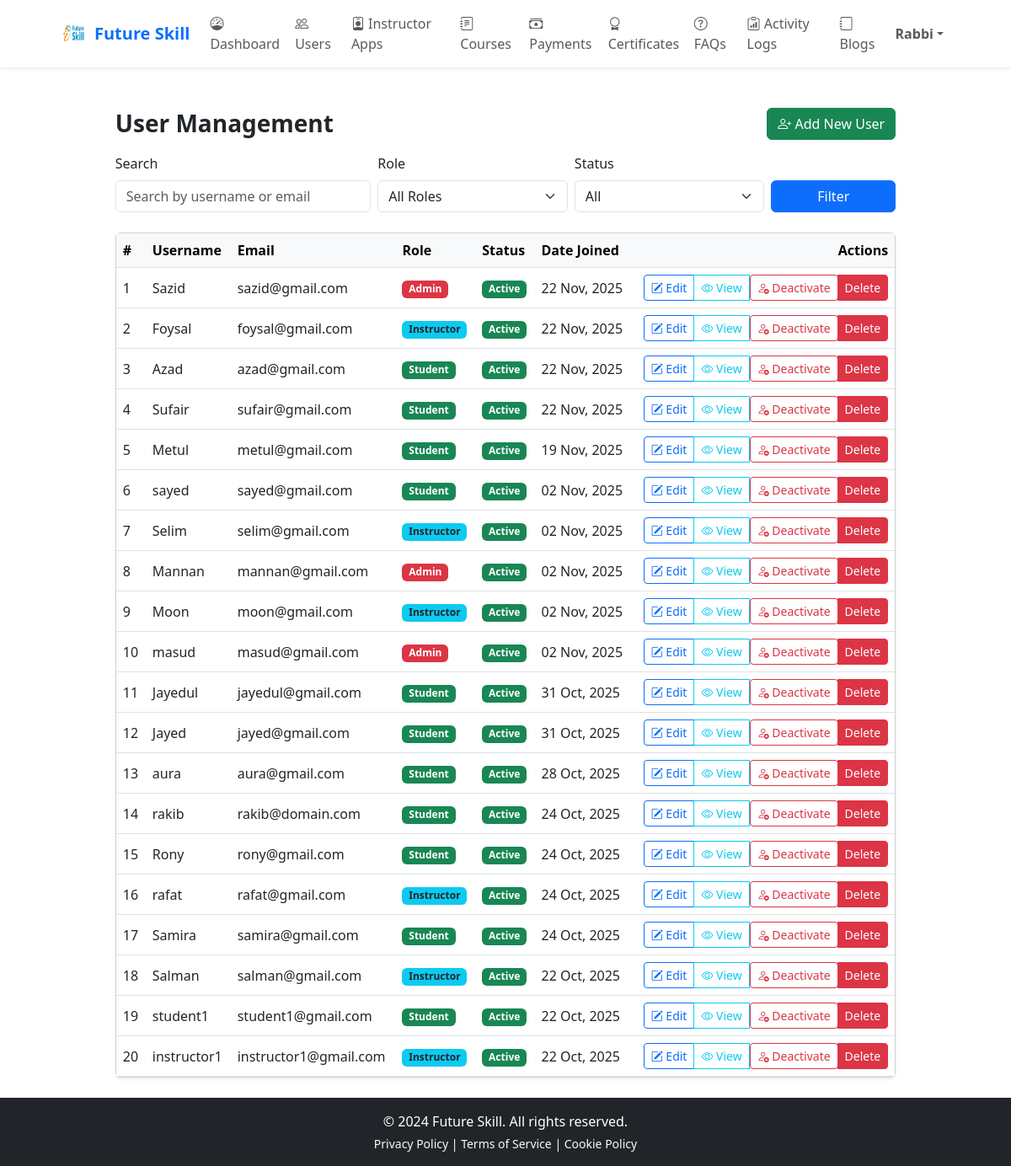
Page /admin-panel/users/ (signed in) on the committed database.
### apps/accounts/models.py (models this page shows, shortened)
class User(AbstractUser):
    STUDENT = "student"
    INSTRUCTOR = "instructor"
    ADMIN = "admin"
    LEARNER = "learner"
    ROLE_CHOICES = (
        (STUDENT, "Student"),
        (INSTRUCTOR, "Instructor"),
        (ADMIN, "Admin"),
    )
    role = models.CharField(
        max_length=20,
        choices=ROLE_CHOICES,
        default=STUDENT,
    )
    avatar = models.ImageField(upload_to="avatars/", null=True, blank=True)
    is_approved = models.BooleanField(default=False)

### apps/admin_tools/views.py (the view)
# urls.py: path("users/", views.user_management_list, name="user_management_list"),
@admin_required
def user_management_list(request):
    q = request.GET.get("q", "").strip()
    role = request.GET.get("role", "").strip()
    status = request.GET.get("status", "").strip()
    qs = User.objects.all().order_by("-date_joined")
    if q:
        qs = qs.filter(username__icontains=q) | qs.filter(email__icontains=q)
    if role:
        qs = qs.filter(role=role)
    if status:
        if status == "active":
            qs = qs.filter(is_active=True)
        elif status == "inactive":
            qs = qs.filter(is_active=False)
    paginator = Paginator(qs, 20)
    page = request.GET.get("page", 1)
    users_page = paginator.get_page(page)
    context = {
        "users": users_page,
        "q": q,
        "role": role,
        "status": status,
    }
    return render(request, "admin_tools/user_management_list.html", context)

### apps/admin_tools/views.py (called while the page is built)
def is_admin(user):
    return user.is_authenticated and user.role == "admin"

### apps/core/context_processors.py (called while the page is built, shortened)
def user_role_context(request):
    user = getattr(request, "user", None)
    role = getattr(user, "role", None)
    is_student = role in ("student", "learner")
    is_instructor = role == "instructor"
    is_admin = role == "admin" or getattr(user, "is_staff", False)
    return {
        "user_role": role,
        "is_student_user": is_student,
        "is_instructor_user": is_instructor,
        "is_admin_user": is_admin,
    }

### templates/admin_tools/user_management_list.html (shortened to what this page needs)
{% extends "base.html" %}
{% load static %}
{% block content %}
<link rel="stylesheet" href="{% static 'admin_tools/css/admin.css' %}">
<div class="container mt-4">
  <div class="d-flex justify-content-between align-items-center mb-3">
    <h3 class="fw-bold mb-0">User Management</h3>
    <a href="{% url 'admin_tools:user_create' %}" class="btn btn-success">
      <i class="bi bi-person-plus"></i> Add New User
    </a>
  </div>
<form method="get" class="row g-2 mb-4 align-items-end">
    <div class="col-md-4">
      <label class="form-label">Search</label>
      <input type="text" name="q" value="{{ query }}" class="form-control" placeholder="Search by username or email">
    </div>
    <div class="col-md-3">
      <label class="form-label">Role</label>
      <select name="role" class="form-select">
        <option value="">All Roles</option>
      </select>
    </div>
    <div class="col-md-3">
      <label class="form-label">Status</label>
      <select name="status" class="form-select">
        <option value="">All</option>
      </select>
    </div>
    <div class="col-md-2 d-grid">
      <button type="submit" class="btn btn-primary">Filter</button>
    </div>
  </form>
  <div id="userTableContainer">
    {% include 'admin_tools/user_table_partial.html' %}
  </div>
</div>
<div class="position-fixed bottom-0 end-0 p-3" style="z-index: 9999;">
</div>
{% endblock %}

### templates/partials/header_admin.html (shortened to what this page needs)
{% load static %}
<nav class="navbar navbar-expand-lg navbar-light bg-white shadow-sm sticky-top">
  <div class="container">
    <a class="navbar-brand d-flex align-items-center fw-bold" href="{% url 'admin_tools:dashboard' %}">
      <img src="{% static 'images/logo.png' %}" width="32" height="32" class="me-2" alt="Future Skill">
      <span class="text-primary">Future Skill</span>
    </a>
    <div class="collapse navbar-collapse" id="adminTopNav">
      <ul class="navbar-nav me-auto">
        <li class="nav-item"><a class="nav-link" href="{% url 'admin_tools:dashboard' %}"><i class="bi bi-speedometer"></i> Dashboard</a></li>
        <li class="nav-item"><a class="nav-link" href="{% url 'admin_tools:user_management_list' %}"><i class="bi bi-people"></i> Users</a></li>
        <li class="nav-item"><a class="nav-link" href="{% url 'admin_tools:instructor_applications' %}"><i class="bi bi-person-badge"></i> Instructor Apps</a></li>
        <li class="nav-item"><a class="nav-link" href="{% url 'admin_tools:admin_course_list' %}"><i class="bi bi-journal-text"></i> Courses</a></li>
        <li class="nav-item"><a class="nav-link" href="{% url 'payments:admin_payments' %}"><i class="bi bi-cash-stack"></i> Payments</a></li>
        <li class="nav-item"><a class="nav-link" href="{% url 'admin_tools:certificate_list' %}"><i class="bi bi-award"></i> Certificates</a></li>
        <li class="nav-item"><a class="nav-link" href="{% url 'admin_tools:faq_manage' %}"><i class="bi bi-question-circle"></i> FAQs</a></li>
        <li class="nav-item"><a class="nav-link" href="{% url 'admin_tools:admin_logs' %}"><i class="bi bi-clipboard-data"></i> Activity Logs</a></li>
        <li class="nav-item"><a class="nav-link" href="{% url 'admin_tools:blog_admin_list' %}"><i class="bi bi-journal"></i> Blogs</a></li>
      </ul>
      <ul class="navbar-nav ms-auto align-items-center">
        <li class="nav-item dropdown">
          <a class="nav-link dropdown-toggle fw-semibold" href="#" data-bs-toggle="dropdown">{{ request.user.get_full_name|default:request.user.username }}</a>
        </li>
      </ul>
    </div>
  </div>
</nav>

### templates/admin_tools/user_table_partial.html (shortened to what this page needs)
<div class="card shadow-sm">
  <div class="card-body p-0">
    <table class="table table-hover align-middle mb-0">
      <thead class="table-light">
        <tr>
          <th>#</th>
          <th>Username</th>
          <th>Email</th>
          <th>Role</th>
          <th>Status</th>
          <th>Date Joined</th>
          <th class="text-end">Actions</th>
        </tr>
      </thead>
      <tbody>
        {% for u in users %}
        <tr id="row-{{ u.id }}">
          <td>{{ forloop.counter }}</td>
          <td>{{ u.username }}</td>
          <td>{{ u.email }}</td>
          <td>
            {% if u.role == 'admin' %}
              <span class="badge bg-danger">Admin</span>
            {% elif u.role == 'instructor' %}
              <span class="badge bg-info text-dark">Instructor</span>
            {% else %}
              <span class="badge bg-success">Student</span>
            {% endif %}
          </td>
          <td>
            <span id="status-{{ u.id }}" class="badge {% if u.is_active %}bg-success{% else %}bg-secondary{% endif %}">
              {% if u.is_active %}Active{% else %}Inactive{% endif %}
            </span>
          </td>
          <td>{{ u.date_joined|date:"d M, Y" }}</td>
          <td class="text-end">
            <div class="btn-group">
              <a href="{% url 'admin_tools:user_edit' u.id %}" class="btn btn-sm btn-outline-primary">
                <i class="bi bi-pencil-square"></i> Edit
              </a>
              <a href="{% url 'admin_tools:user_profile' u.id %}" class="btn btn-sm btn-outline-info">
                <i class="bi bi-eye"></i> View
              </a>
              <form action="{% url 'admin_tools:toggle_user_status' u.id %}" method="post" class="d-inline">
                {% if u.is_active %}
                  <button type="submit" class="btn btn-sm btn-outline-danger" title="Deactivate User">
                    <i class="bi bi-person-x"></i> Deactivate
                  </button>
                {% else %}
                  <button type="submit" class="btn btn-sm btn-outline-success" title="Activate User">
                    <i class="bi bi-person-check"></i> Activate
                  </button>
                {% endif %}
              </form>
              <a href="{% url 'admin_tools:user_delete' u.id %}" class="btn btn-sm btn-danger"
                 onclick="return confirm('Are you sure?');">Delete</a>
            </div>
          </td>
        </tr>
        {% empty %}
        <tr><td colspan="7" class="text-center text-muted py-3">No users found.</td></tr>
        {% endfor %}
      </tbody>
    </table>
  </div>
</div>

### templates/base.html (style rules this page uses)
.container, .container-fluid { max-width: 90% !important; margin-left: auto; margin-right: auto; }

### rows in the picture
User: user.get_full_name "Rabbi"
User: username "Sazid", email "sazid@gmail.com", role "Admin", is_active "Active", date_joined "22 Nov, 2025"
User: username "Foysal", email "foysal@gmail.com", role "Instructor", is_active "Active", date_joined "22 Nov, 2025"
User: username "Azad", email "azad@gmail.com", role "Student", is_active "Active", date_joined "22 Nov, 2025"
User: username "Sufair", email "sufair@gmail.com", role "Student", is_active "Active", date_joined "22 Nov, 2025"
User: username "Metul", email "metul@gmail.com", role "Student", is_active "Active", date_joined "19 Nov, 2025"
User: username "sayed", email "sayed@gmail.com", role "Student", is_active "Active", date_joined "02 Nov, 2025"
User: username "Selim", email "selim@gmail.com", role "Instructor", is_active "Active", date_joined "02 Nov, 2025"
User: username "Mannan", email "mannan@gmail.com", role "Admin", is_active "Active", date_joined "02 Nov, 2025"
User: username "Moon", email "moon@gmail.com", role "Instructor", is_active "Active", date_joined "02 Nov, 2025"
User: username "masud", email "masud@gmail.com", role "Admin", is_active "Active", date_joined "02 Nov, 2025"
User: username "Jayedul", email "jayedul@gmail.com", role "Student", is_active "Active", date_joined "31 Oct, 2025"
User: username "Jayed", email "jayed@gmail.com", role "Student", is_active "Active", date_joined "31 Oct, 2025"
User: username "aura", email "aura@gmail.com", role "Student", is_active "Active", date_joined "28 Oct, 2025"
User: username "rakib", email "rakib@domain.com", role "Student", is_active "Active", date_joined "24 Oct, 2025"
User: username "Rony", email "rony@gmail.com", role "Student", is_active "Active", date_joined "24 Oct, 2025"
User: username "rafat", email "rafat@gmail.com", role "Instructor", is_active "Active", date_joined "24 Oct, 2025"
User: username "Samira", email "samira@gmail.com", role "Student", is_active "Active", date_joined "24 Oct, 2025"
User: username "Salman", email "salman@gmail.com", role "Instructor", is_active "Active", date_joined "22 Oct, 2025"
User: username "student1", email "student1@gmail.com", role "Student", is_active "Active", date_joined "22 Oct, 2025"
User: username "instructor1", email "instructor1@gmail.com", role "Instructor", is_active "Active", date_joined "22 Oct, 2025"

### other values in the picture
{{ now.year|default:"2024" }} "2024"
